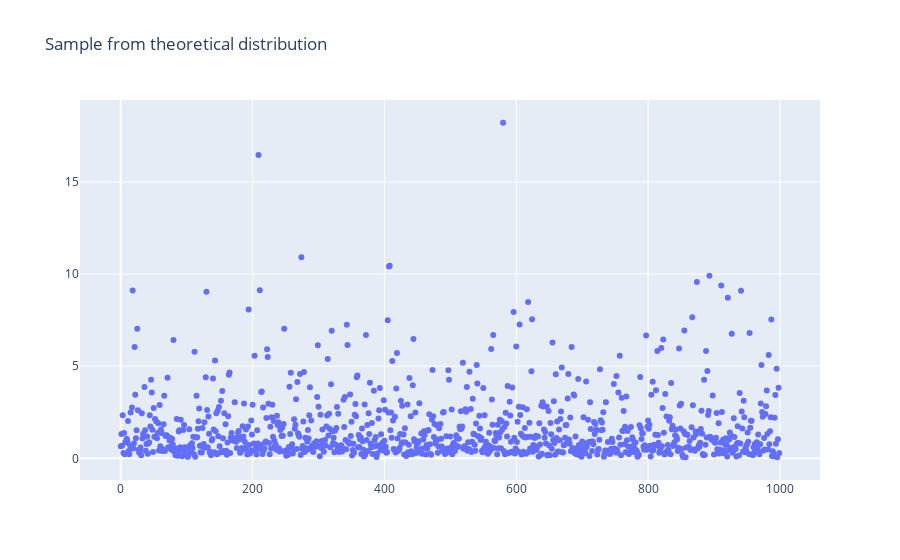

Source (notebook cell):
### Markdown cell above
```R
### Exercise 2, unit 8

# We want to build n confidence intervals

set.seed(123)
install.packages("moments")
library(moments)

n = 150
Y = rnorm(n,mean = 0,sd = 1)
X = exp(Y)
B = 1000
theta <- (exp(1)+2)*sqrt(exp(1)-1)
runs <- 100
a <- 0.05
Z_alfa <- qnorm(1-a/2)

# Bootstraping:

#CI_N

store_sk_b <- vector(length = B)
CI_N <- matrix(0,runs,2)

for (r in 1:runs){
  for (i in 1:B){
    X_B <- sample(X,replace = TRUE)
    store_sk_b[i] <- skewness(X_B)
  }
  sd_b_sk <- sd(store_sk_b)
  sk_x <- skewness(X)
  CI_N[r,1] <- sk_x - Z_alfa*sd_b_sk
  CI_N[r,2] <- sk_x + Z_alfa*sd_b_sk
}

CI_N
alfa_c <- sum(CI_N[,1]>theta | CI_N[,2]<theta )/runs
```

### Code cell
n = 1000
Y = np.random.normal(size=n)
X = np.exp(Y)
nb_boots = 1000

# Display fig
fig = go.Figure(go.Scatter(y=X, mode="markers"))
fig.update_layout(title="Sample from theoretical distribution")
fig.show()

theta = (np.exp(1)+2) * np.sqrt(np.exp(1)-1)
nb_runs = 100
alpha = 0.05
z_alpha = stats.norm.ppf(1 - alpha/2)

### Figure 1 — Plotly figure (JSON) as saved in the notebook; plotly's stock layout.template omitted (floating-point values rounded to 4 significant figures; data arrays with more than 128 entries replaced by an {"elided": "..."} marker saying what was removed)
{"data": [{"mode": "markers", "type": "scatter", "y": {"elided": "1000 float values"}}], "layout": {"title": {"text": "Sample from theoretical distribution"}}}
